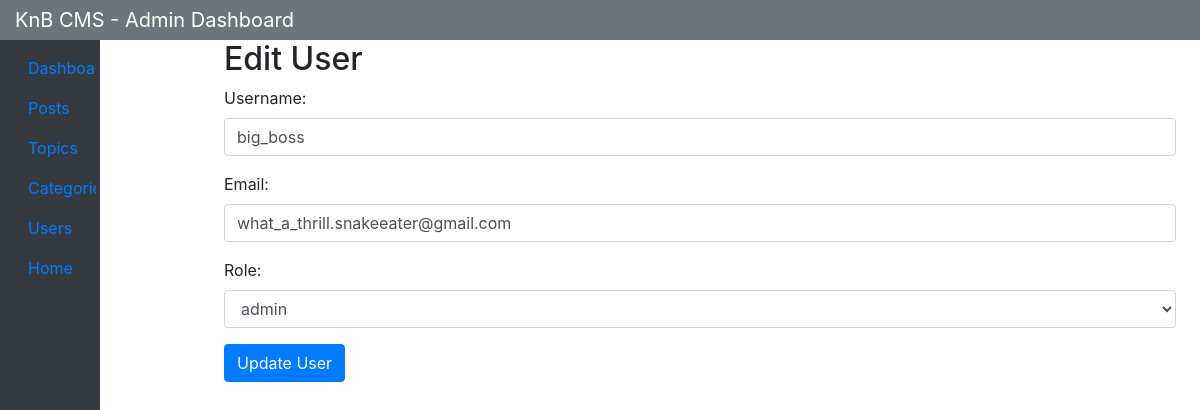
The page /admin/edit_user.adm.php?user_id=2 on the database its author committed.
### tables this page shows
CREATE TABLE `users` (
  `user_id` int(11) NOT NULL,
  `username` varchar(30) NOT NULL,
  `email` varchar(60) NOT NULL,
  `password_hash` varchar(255) NOT NULL,
  `role_id` int(3) NOT NULL,
  `date_created` date NOT NULL DEFAULT current_timestamp()
);

CREATE TABLE `roles` (
  `role_id` int(3) NOT NULL,
  `role_name` varchar(20) NOT NULL
);

### admin/edit_user.adm.php (the view, shortened to what this page needs)
<?php
include('../classes/database.classes.php');
include('header.adm.php');
include('sidebar.adm.php');
if (isset($_GET['user_id'])) {
    $user_id = $_GET['user_id'];
    $stmt = $db->prepare("SELECT users.*, roles.role_name FROM users INNER JOIN roles ON users.role_id = roles.role_id WHERE user_id = :user_id");
    $stmt->bindParam(':user_id', $user_id, PDO::PARAM_INT);
    $stmt->execute();
    $user = $stmt->fetch(PDO::FETCH_ASSOC);
    if ($user) {
?>
        <main role="main" class="col-md-9 ml-sm-auto col-lg-10 px-4">
            <h2>Edit User</h2>
            <form action="update_user.adm.php" method="POST">
                <div class="form-group">
                    <label for="username">Username:</label>
                    <input type="text" name="username" id="username" class="form-control" value="<?= $user['username'] ?>">
                </div>
                <div class="form-group">
                    <label for="email">Email:</label>
                    <input type="email" name="email" id="email" class="form-control" value="<?= $user['email'] ?>">
                </div>
                <div class="form-group">
                    <label for="role">Role:</label>
                    <select name="role" id="role" class="form-control">
                        <?php
                        $stmtRoles = $db->prepare("SELECT role_name FROM roles");
                        $stmtRoles->execute();
                        $roles = $stmtRoles->fetchAll(PDO::FETCH_COLUMN);
                        foreach ($roles as $role) {
                            echo "<option value=\"$role\"";
                            if ($user['role_name'] == $role) {
                                echo " selected";
                            }
                            echo ">$role</option>";
                        }
                        ?>
                    </select>
                </div>
                <button type="submit" class="btn btn-primary">Update User</button>
            </form>
        </main>
        </body>
<?php
    } else {
        echo "User not found.";
    }
} else {
    echo "User ID not provided.";
}
include('footer.adm.php');
?>

### rows shown on the page
users: username "big_boss", email "what_a_thrill.snakeeater@gmail.com"
roles: role "admin"
